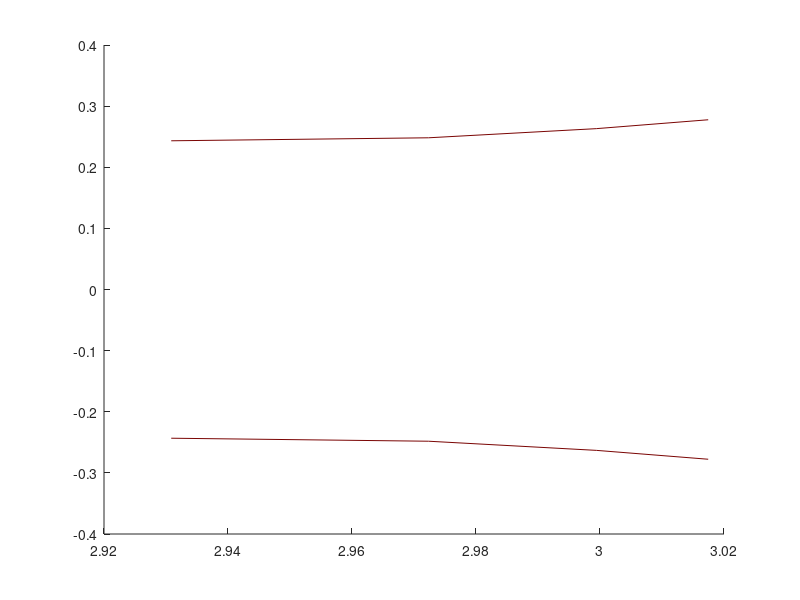

The MATLAB script that drew this image: (Note: this script raises an error after producing the figure.)
% ellipsoid1()
% ellipsoid2()
% ellipsoid3()
function plotfig11()
  figure(1)
  hold on
  h=colormap(turbo);
  
  % curve 1
  hh=load('ellipsoid1.mat');
  curve=hh.curve;
  nnn=hh.n;
  kk=2.975506; 
  % Paper Kleefeld, Inverse Problems 
  % https://doi.org/10.1088/0266-5611/29/10/104012
  % Table 11
  
  for i=1:length(curve)-1
    x1=real(curve(i));
    x2=real(curve(i+1));
    y1=imag(curve(i));
    y2=imag(curve(i+1));
    plot([x1 x2],[y1,y2],'color',h(floor((nnn(i))*16),:))
    plot([x1 x2],[-y1,-y2],'color',h(floor((nnn(i))*16),:))
  end
  plot(kk,0,'b*')
  
  % curve 2
  hh=load('ellipsoid2.mat');
  curve=hh.curve;
  nnn=hh.n;
  kk=4.056326;        
  
  for i=1:length(curve)-1
    x1=real(curve(i));
    x2=real(curve(i+1));
    y1=imag(curve(i));
    y2=imag(curve(i+1));
    plot([x1 x2],[y1,y2],'color',h(floor((nnn(i))*16),:))
    plot([x1 x2],[-y1,-y2],'color',h(floor((nnn(i))*16),:))
  end
  plot(kk,0,'b*')
  
  % curve 3
  hh=load('ellipsoid3.mat');
  curve=hh.curve;
  nnn=hh.n;
  kk=4.351067;    
  
  for i=1:length(curve)-1
    x1=real(curve(i));
    x2=real(curve(i+1));
    y1=imag(curve(i));
    y2=imag(curve(i+1));
    plot([x1 x2],[y1,y2],'color',h(floor((nnn(i))*16),:))
    plot([x1 x2],[-y1,-y2],'color',h(floor((nnn(i))*16),:))
  end
  plot(kk,0,'b*')
  
  colorbar
  caxis([1,16])
  axis equal
  axis([2.5 5 -1 1])
  xlabel('Re(\kappa)')
  ylabel('Im(\kappa)')
  hold off
  
  set(gcf,'renderer','Painters')
  print -depsc fig11.eps
end